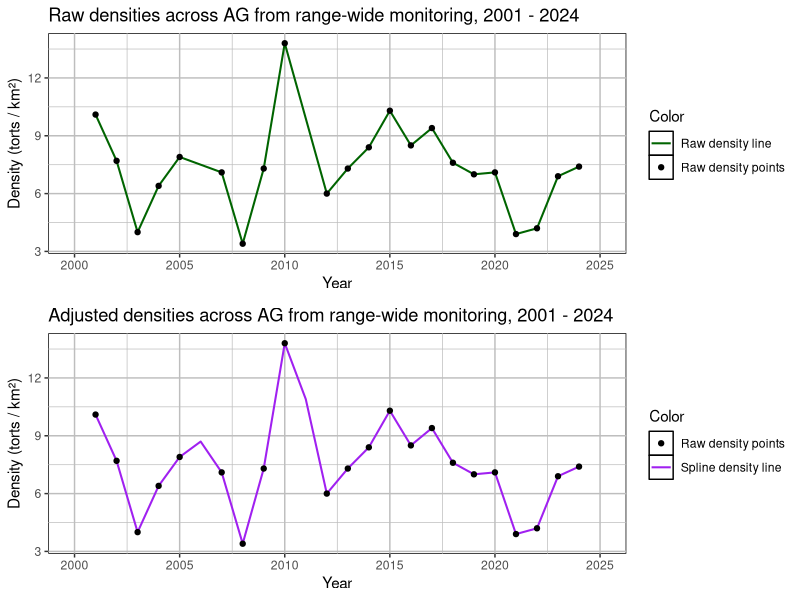
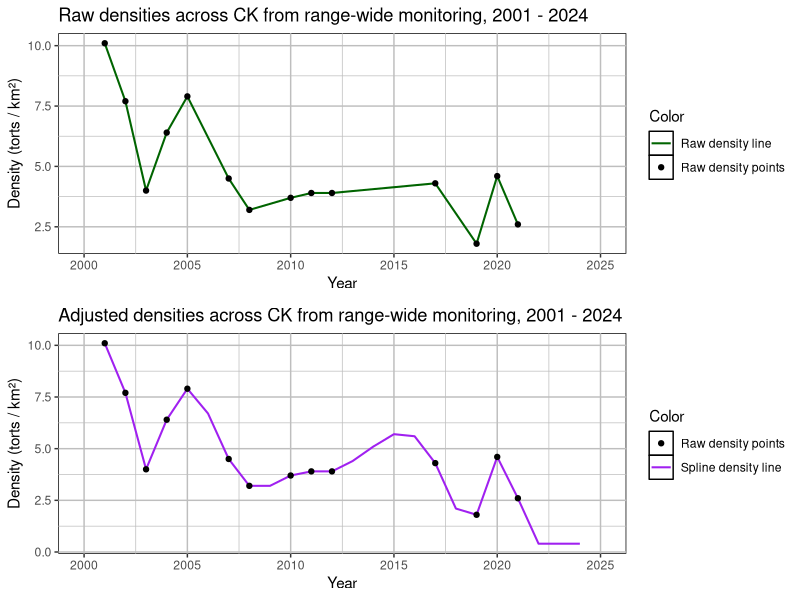
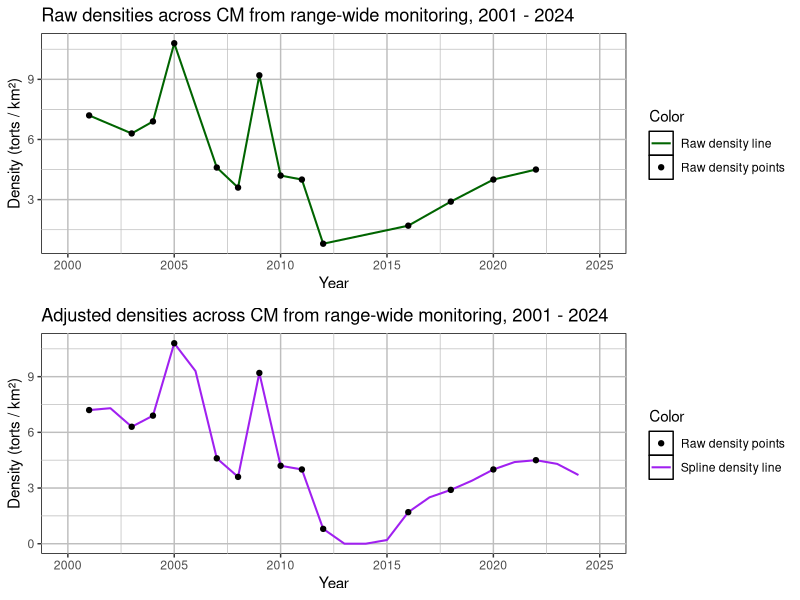
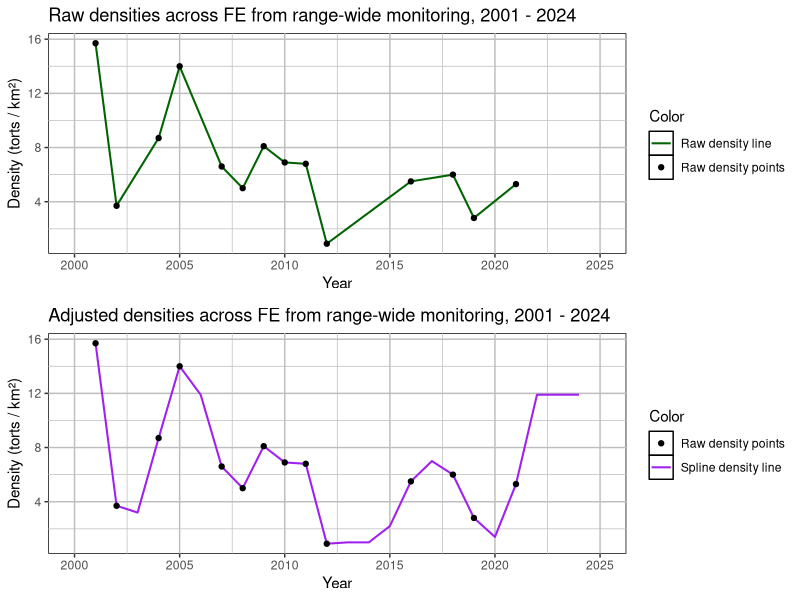
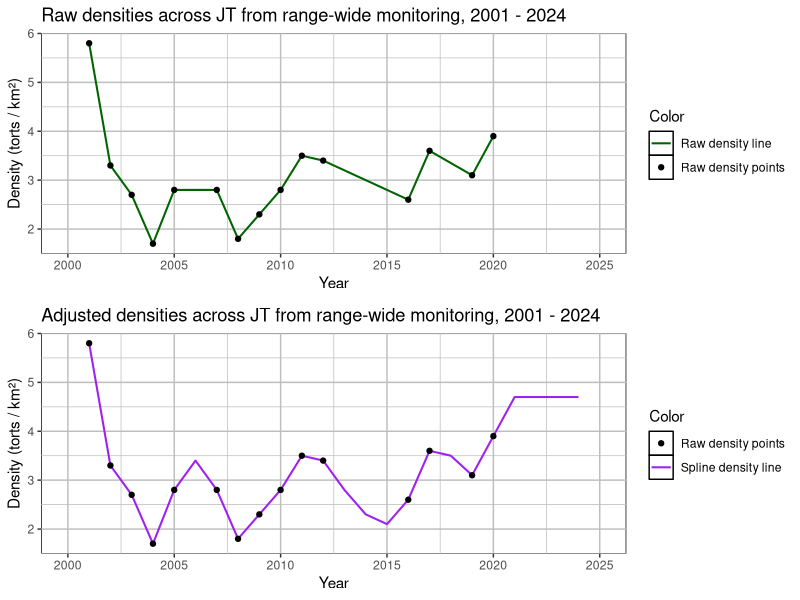
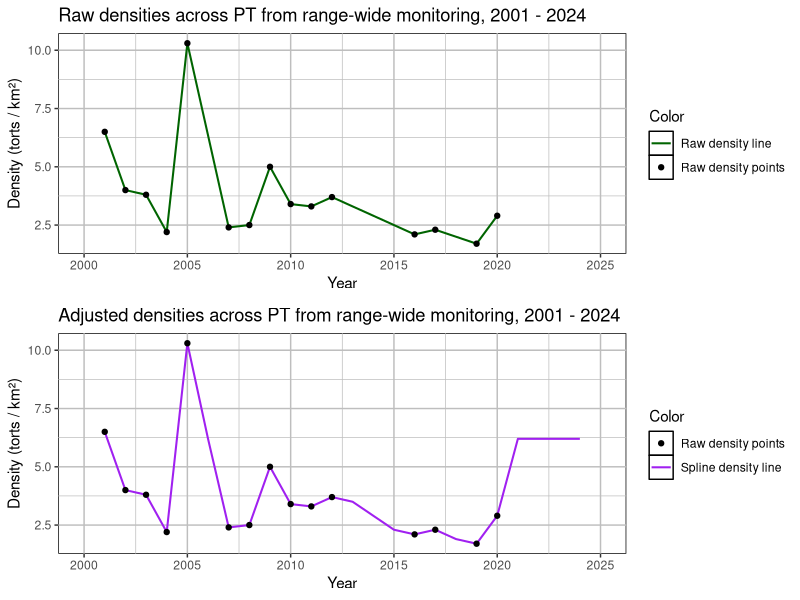
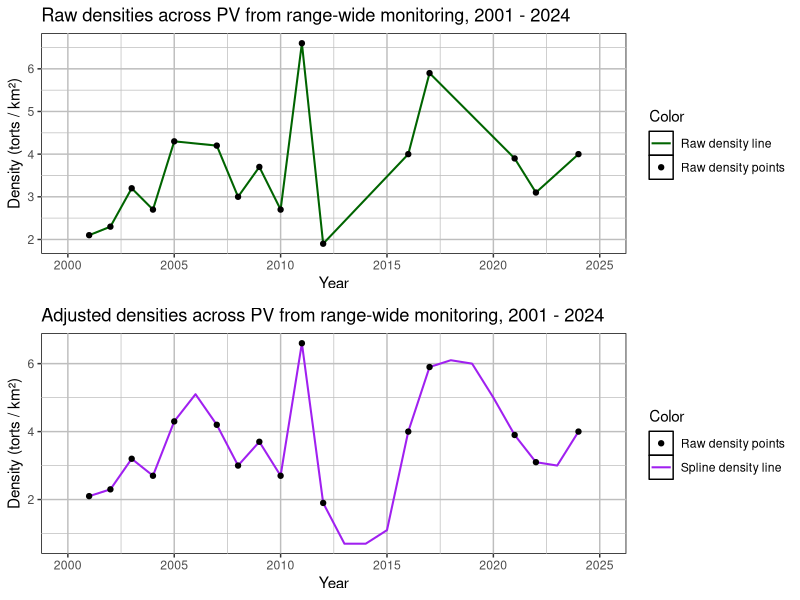
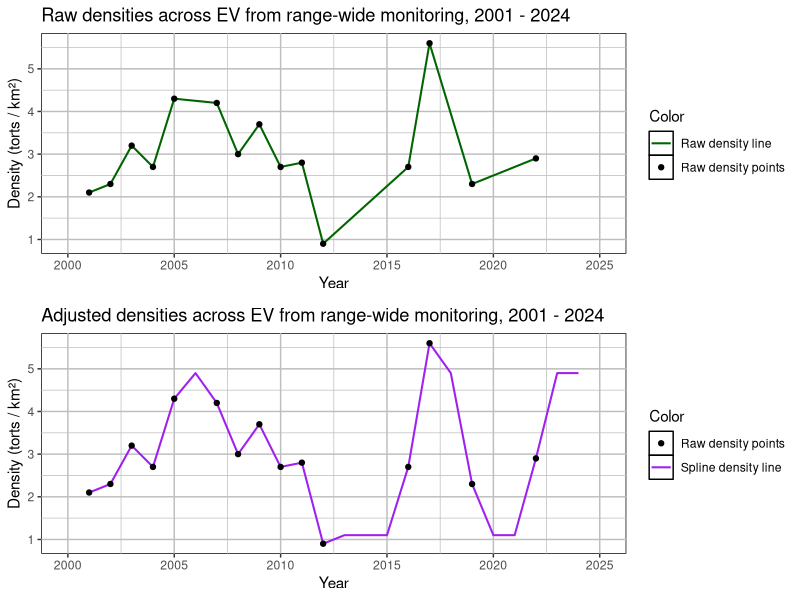

Write the R code that produced these figures, in order.
library(ggplot2)
library(gridExtra)

############################ SPLINE INTERPOLATION ##############################

# Import data
raw_densities <- read.csv('./data/density/densities_raw.csv')
adj_densities <- read.csv('./data/density/densities_spline_adj.csv')

# Iterate through data
for (i in 2:(dim(raw_densities)[2])) {
  
  # Filter data
  ts_raw <- raw_densities[,c(1, i)]
  ts_adj <- adj_densities[,c(1, i)]
  stratum <- colnames(ts_raw)[2]
  years <- as.matrix(ts_raw)[,1]
  densities <- as.matrix(ts_raw)[,2]
  fit <- as.matrix(ts_adj)[,2]
  
  print(stratum) # Debugging
  
  # Plot raw densities
  raw_df <- data.frame(years = years, densities = densities) |>
    dplyr::filter(!is.na(densities))
  colors <- c('Raw density line' = 'darkgreen', 'Raw density points' = 'black')
  raw_plot <- ggplot(data = raw_df, aes(x = years)) +
    geom_line(aes(y = densities, color = 'Raw density line'), linewidth = 0.7) + 
    geom_point(aes(y = densities, color = 'Raw density points')) +
    labs(x = 'Year', y = 'Density (torts / km²)', color = 'Color',
         title = paste0('Raw densities across ', stratum, ' from range-wide monitoring, 2001 - 2024')) +
    theme(panel.grid = element_line(color = 'grey'),
          panel.background = element_rect(fill = 'white', colour = 'black')) +
    scale_color_manual(values = colors) +
    scale_x_continuous(limits = c(2000, 2025))
  
  # Plot adjusted densities
  adj_df <- data.frame(years = years, densities = fit, points = densities)
  colors <- c('Spline density line' = 'purple', 'Raw density points' = 'black')
  adj_plot <- ggplot(data = adj_df, aes(x = years)) +
    geom_line(aes(y = densities, color = 'Spline density line'), linewidth = 0.7) + 
    geom_point(aes(y = points, color = 'Raw density points')) +
    labs(x = 'Year', y = 'Density (torts / km²)', color = 'Color',
         title = paste0('Adjusted densities across ', stratum, ' from range-wide monitoring, 2001 - 2024')) +
    theme(panel.grid = element_line(color = 'grey'),
          panel.background = element_rect(fill = 'white', colour = 'black')) +
    scale_color_manual(values = colors) +
    scale_x_continuous(limits = c(2000, 2025))
  
  # Put both plots together
  combined_plot <- grid.arrange(raw_plot, adj_plot, ncol = 1)
  
  # Export
  ggsave(paste0('./figures/spline/spline_comparison_', stratum, '.png'), 
         combined_plot, width = 8, height = 5, units = 'in')
}
